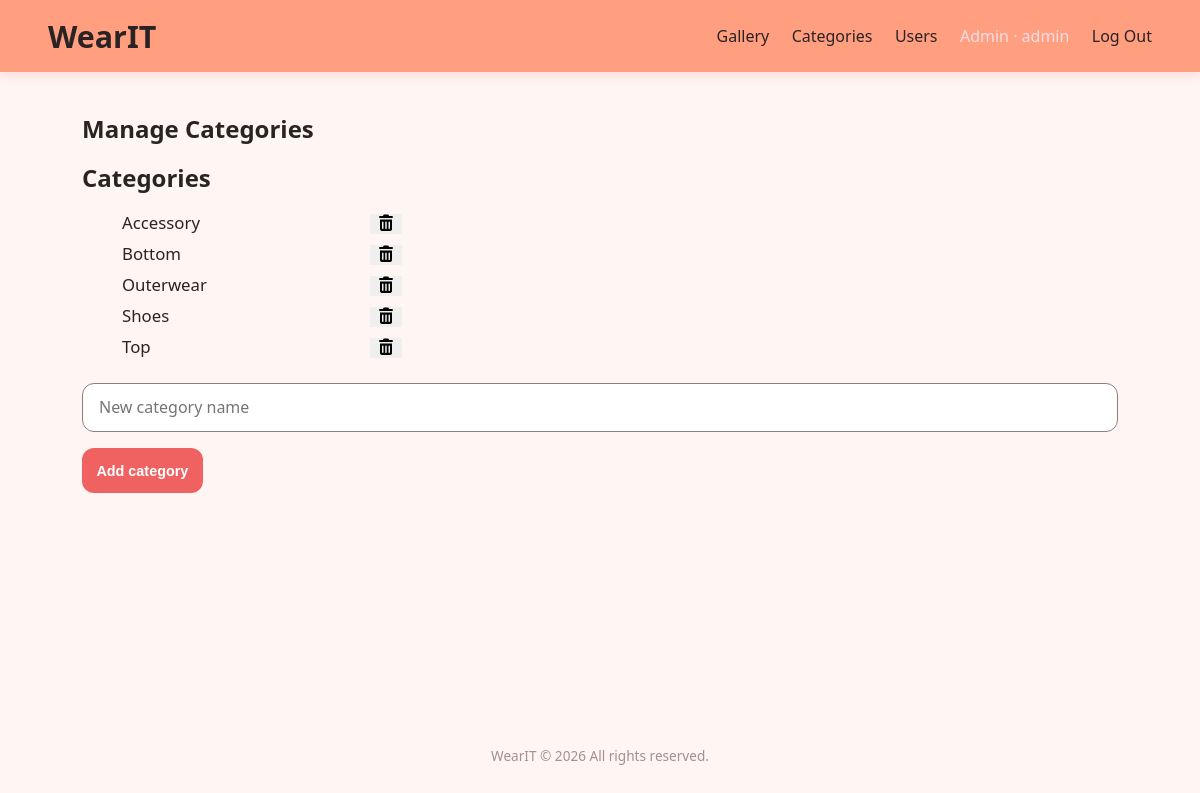
The page /admincategory.php (signed in) on the database as committed earlier.
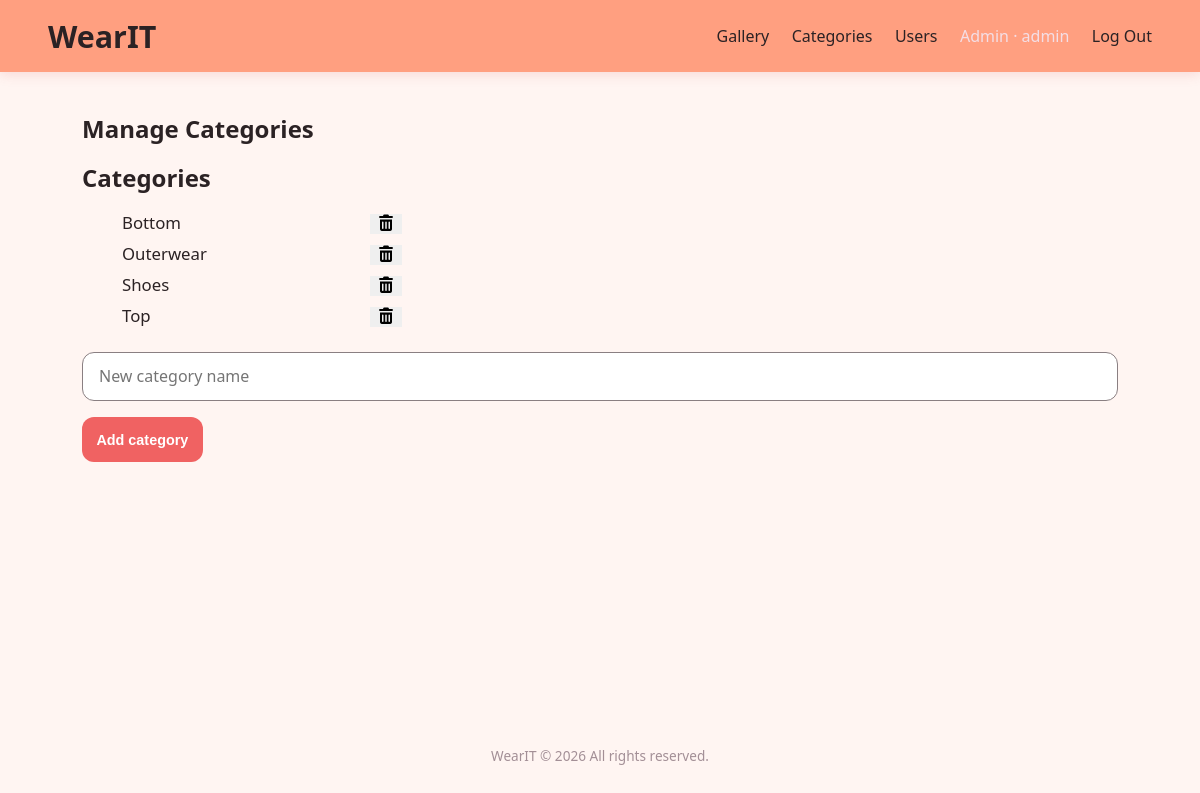
The same page on the database as committed later.
### tables this page shows
create table category2 (
id int auto_increment primary key,
name varchar(50) not null unique
);

### admincategory.php (the view, shortened to what this page needs)
<?php
$db = new PDO("mysql:host=localhost;dbname=wearit_2", "root", "");
$categories = $db ->query("SELECT * FROM category2 ORDER BY name")->fetchALL();
?>
<!DOCTYPE html>
<html lang="en">
<head>
    <link rel="stylesheet" href="style2.css" />
    <link rel="stylesheet" href="https://cdnjs.cloudflare.com/ajax/libs/font-awesome/7.3.1/css/all.min.css" />
</head>
<body>
    <header>
      <a class="logo" href="#">WearIT</a>
      <nav>
        <a href="gallery.php">Gallery</a>
        <a href="admincategory.php">Categories</a>
        <a href="adminuser.php">Users</a>
        <span class="badge2"><?= htmlspecialchars($_SESSION['user']['name']) ?> · <?= htmlspecialchars($_SESSION['user']['role']) ?></span>
        <a href="logout.php">Log Out</a>
      </nav>
    </header>
    <main>
      <section id="favorite">
        <h1>Manage Categories</h1>
        <h2 class="category">Categories</h2>
        <ul class="list">
          <?php foreach ($categories as $category): ?>
            <li>
              <?= htmlspecialchars($category['name']) ?>
              <form method="post" style="display:inline;">
                <button type="submit" class="list-btn" onclick="return confirm('Delete this category?');"><i class="fa-solid fa-trash-can"></i></button>
              </form>
            </li>
          <?php endforeach; ?>
        </ul>
        <form method="post">
          <input type="text" name="name" placeholder="New category name" required>
          <button type="submit" class="btn outfit-btn">Add category</button>
        </form>
      </section>
    </main>
    <footer>
      <span class="foot">WearIT © 2026 All rights reserved.</span>
    </footer>
</body>
</html>

### style2.css (style rules this page uses)
* { box-sizing: border-box; }
body { margin: 0; background: #fff5f2; color: #2b2224; font-family: system-ui, -apple-system, BlinkMacSystemFont, "Segoe UI", Roboto, Oxygen, Ubuntu, Cantarell, "Open Sans", "Helvetica Neue", sans-serif; }
header { display: flex; justify-content: space-between; align-items: center; padding: 0 3rem; height: 72px; background: #ff9f80; box-shadow: 0 2px 12px rgba(217, 78, 78, 0.18); position: fixed; width: 100%; z-index: 10; }
.badge2 { color: #f4dee5; }
.logo { font-size: 1.9rem; font-weight: 700; color: #2b2224; text-decoration: none; }
nav { display: flex; flex-direction: row; gap: 1.4rem; }
header nav a { color: #2b2224; text-decoration: none; }
section { min-height: calc(100vh - 72px); display: flex; flex-direction: column; align-items: center; justify-content: center; padding: 6rem 2rem 2rem; }
input[type="text"], input[type="email"], input[type="password"] { width: 100%; padding: 0.8rem 1rem; border: 1px solid #8a7f82; border-radius: 12px; font: inherit; background: #fff; transition: border-color 0.2s, box-shadow 0.2s; }
.btn { width: 100%; padding: 0.9rem; border: 0; border-radius: 12px; background: #f06262; color: #fff; font-size: 0.9rem; font-weight: bold; cursor: pointer; transition: transform 0.15s, box-shadow 0.15s, background 0.15s; display: inline-block; text-align: center; text-decoration: none; }
footer { text-align: center; margin: 0; padding: 1rem 0 3rem 0; }
.foot { color: #a38f96; font-size: 0.85rem; }
#favorite { display: flex; flex-direction: column; align-items: stretch; justify-content: flex-start; width: 100%; max-width: 1100px; margin: 0 auto; padding: 7rem 2rem 3rem; }
#favorite h1 { margin: 0 0 1rem; }
.outfit-btn { width: fit-content; margin: 1rem 0; }
.category { margin: 0; }
.list { max-width: 20rem; font-size: 1.05rem; }
.list li { display: flex; justify-content: space-between; align-items: center; padding-bottom: 0.5rem; }
.list-btn { font-size: 1rem; border: 0; cursor: pointer; transition: transform 0.15s, box-shadow 0.15s; display: inline-block; text-align: center; text-decoration: none; }

Rows that differ between the two databases and show on the page:
removed category2: name "Accessory"
